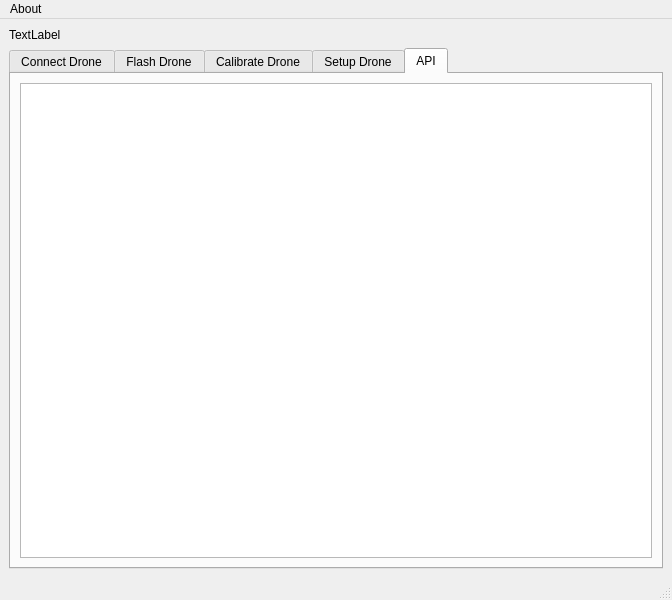
<?xml version="1.0" encoding="UTF-8"?>
<ui version="4.0">
 <class>MainWindow</class>
 <widget class="QMainWindow" name="MainWindow">
  <property name="geometry">
   <rect>
    <x>0</x>
    <y>0</y>
    <width>672</width>
    <height>600</height>
   </rect>
  </property>
  <property name="windowTitle">
   <string>ElectricsEagles Development Platform V1.00 </string>
  </property>
  <property name="styleSheet">
   <string notr="true"/>
  </property>
  <widget class="QWidget" name="centralwidget">
   <layout class="QGridLayout" name="gridLayout">
    <item row="0" column="0">
     <widget class="QLabel" name="label_2">
      <property name="text">
       <string>TextLabel</string>
      </property>
     </widget>
    </item>
    <item row="1" column="0">
     <widget class="QTabWidget" name="tabWidget">
      <property name="currentIndex">
       <number>4</number>
      </property>
      <widget class="QWidget" name="tab">
       <attribute name="title">
        <string>Connect Drone</string>
       </attribute>
       <layout class="QGridLayout" name="gridLayout_3">
        <item row="0" column="1">
         <layout class="QFormLayout" name="formLayout">
          <item row="2" column="1">
           <widget class="QComboBox" name="comboBox"/>
          </item>
          <item row="3" column="1">
           <widget class="QComboBox" name="comboBox_2"/>
          </item>
          <item row="4" column="1">
           <widget class="QPushButton" name="pushButton">
            <property name="text">
             <string>Connect</string>
            </property>
           </widget>
          </item>
          <item row="5" column="1">
           <widget class="QLabel" name="label">
            <property name="text">
             <string>TextLabel</string>
            </property>
           </widget>
          </item>
         </layout>
        </item>
       </layout>
      </widget>
      <widget class="QWidget" name="tab_2">
       <attribute name="title">
        <string>Flash Drone</string>
       </attribute>
       <layout class="QGridLayout" name="gridLayout_4">
        <item row="0" column="1">
         <layout class="QGridLayout" name="gridLayout_2"/>
        </item>
        <item row="0" column="0">
         <layout class="QFormLayout" name="formLayout_3">
          <item row="0" column="0">
           <widget class="QPushButton" name="pushButton_4">
            <property name="text">
             <string>Flash Calibrate</string>
            </property>
           </widget>
          </item>
          <item row="1" column="0">
           <widget class="QPushButton" name="pushButton_3">
            <property name="text">
             <string>Flash  Check</string>
            </property>
           </widget>
          </item>
          <item row="2" column="0">
           <widget class="QPushButton" name="pushButton_2">
            <property name="text">
             <string>Flash ZIP</string>
            </property>
           </widget>
          </item>
          <item row="3" column="0">
           <widget class="QPushButton" name="pushButton_5">
            <property name="styleSheet">
             <string notr="true"/>
            </property>
            <property name="text">
             <string>Clean crystal</string>
            </property>
           </widget>
          </item>
         </layout>
        </item>
        <item row="0" column="2">
         <widget class="QPlainTextEdit" name="plainTextEdit"/>
        </item>
       </layout>
      </widget>
      <widget class="QWidget" name="tab_3">
       <attribute name="title">
        <string>Calibrate Drone</string>
       </attribute>
       <layout class="QGridLayout" name="gridLayout_6">
        <item row="0" column="2">
         <layout class="QGridLayout" name="gridLayout_5">
          <item row="0" column="0">
           <widget class="QPlainTextEdit" name="plainTextEdit_2"/>
          </item>
          <item row="1" column="0">
           <widget class="QPushButton" name="pushButton_6">
            <property name="text">
             <string>Calibrate</string>
            </property>
           </widget>
          </item>
         </layout>
        </item>
        <item row="0" column="0">
         <layout class="QVBoxLayout" name="verticalLayout_2"/>
        </item>
       </layout>
      </widget>
      <widget class="QWidget" name="tab_4">
       <attribute name="title">
        <string>Setup Drone</string>
       </attribute>
       <layout class="QGridLayout" name="gridLayout_9">
        <item row="0" column="0">
         <layout class="QFormLayout" name="formLayout_2">
          <item row="0" column="0">
           <layout class="QVBoxLayout" name="verticalLayout"/>
          </item>
          <item row="1" column="0">
           <widget class="QCheckBox" name="checkBox">
            <property name="text">
             <string>Debug Mode</string>
            </property>
           </widget>
          </item>
          <item row="2" column="0">
           <widget class="QCheckBox" name="checkBox_2">
            <property name="text">
             <string>Manual support mode</string>
            </property>
           </widget>
          </item>
          <item row="3" column="0">
           <widget class="QCheckBox" name="checkBox_3">
            <property name="text">
             <string>Manual support logo</string>
            </property>
           </widget>
          </item>
          <item row="4" column="0">
           <widget class="QCheckBox" name="checkBox_5">
            <property name="text">
             <string>Buzzer support</string>
            </property>
           </widget>
          </item>
          <item row="5" column="0">
           <widget class="QCheckBox" name="checkBox_6">
            <property name="text">
             <string>Ultrasonics support</string>
            </property>
           </widget>
          </item>
          <item row="6" column="0">
           <widget class="QCheckBox" name="checkBox_4">
            <property name="text">
             <string>AutoPilot Support</string>
            </property>
           </widget>
          </item>
          <item row="7" column="0">
           <widget class="QPushButton" name="pushButton_7">
            <property name="text">
             <string>Generate Firmware</string>
            </property>
           </widget>
          </item>
          <item row="8" column="0">
           <widget class="QPushButton" name="pushButton_8">
            <property name="text">
             <string>Save Edited</string>
            </property>
           </widget>
          </item>
         </layout>
        </item>
        <item row="0" column="1">
         <widget class="QPlainTextEdit" name="plainTextEdit_3"/>
        </item>
       </layout>
      </widget>
      <widget class="QWidget" name="tab_5">
       <attribute name="title">
        <string>API</string>
       </attribute>
       <layout class="QGridLayout" name="gridLayout_8">
        <item row="0" column="0">
         <layout class="QGridLayout" name="gridLayout_7">
          <item row="0" column="0">
           <widget class="QGraphicsView" name="graphicsView"/>
          </item>
         </layout>
        </item>
       </layout>
      </widget>
     </widget>
    </item>
   </layout>
  </widget>
  <widget class="QMenuBar" name="menubar">
   <property name="geometry">
    <rect>
     <x>0</x>
     <y>0</y>
     <width>672</width>
     <height>26</height>
    </rect>
   </property>
   <widget class="QMenu" name="menuAbout">
    <property name="title">
     <string>About </string>
    </property>
    <addaction name="actionAbout_us"/>
    <addaction name="actionExit"/>
   </widget>
   <addaction name="menuAbout"/>
  </widget>
  <widget class="QStatusBar" name="statusbar"/>
  <action name="actionAbout_us">
   <property name="text">
    <string>About us</string>
   </property>
  </action>
  <action name="actionExit">
   <property name="text">
    <string>Exit</string>
   </property>
  </action>
 </widget>
 <resources/>
 <connections/>
</ui>
